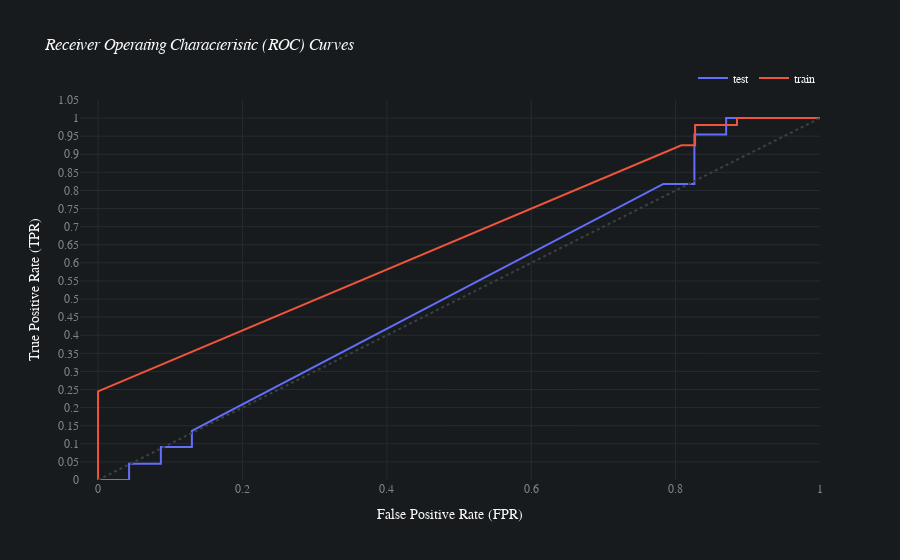

This figure's notebook cell:
### Code cell
batch.jobs[0].results[0].plot_roc_curve()

### Figure 1 — Plotly figure (JSON) as saved in the notebook; plotly's stock layout.template omitted (floating-point values rounded to 4 significant figures)
{"data": [{"hovertemplate": "split=test<br>fpr=%{x}<br>tpr=%{y}<extra></extra>", "legendgroup": "test", "line": {"color": "#636efa", "dash": "solid"}, "mode": "lines", "name": "test", "orientation": "v", "showlegend": true, "type": "scatter", "x": [0, 0.043, 0.043, 0.087, 0.087, 0.13, 0.13, 0.783, 0.826, 0.826, 0.87, 0.87, 1], "xaxis": "x", "y": [0, 0, 0.045, 0.045, 0.091, 0.091, 0.136, 0.818, 0.818, 0.955, 0.955, 1, 1], "yaxis": "y"}, {"hovertemplate": "split=train<br>fpr=%{x}<br>tpr=%{y}<extra></extra>", "legendgroup": "train", "line": {"color": "#EF553B", "dash": "solid"}, "mode": "lines", "name": "train", "orientation": "v", "showlegend": true, "type": "scatter", "x": [0, 0, 0, 0.808, 0.827, 0.827, 0.885, 0.885, 1], "xaxis": "x", "y": [0, 0.019, 0.245, 0.925, 0.925, 0.981, 0.981, 1, 1], "yaxis": "y"}], "layout": {"autosize": true, "font": {"color": "#FAFAFA", "family": "Avenir"}, "hoverlabel": {"bgcolor": "#0F0F0F", "font": {"family": "Avenir", "size": 15}}, "legend": {"orientation": "h", "title": {}, "tracegroupgap": 0, "x": 1, "xanchor": "right", "y": 1.02, "yanchor": "bottom"}, "paper_bgcolor": "#181B1E", "plot_bgcolor": "#181B1E", "shapes": [{"line": {"color": "#3b4043", "dash": "dot", "width": 2}, "type": "line", "x0": 0, "x1": 1, "y0": 0, "y1": 1}], "title": {"text": "<i>Receiver Operating Characteristic (ROC) Curves</i>"}, "xaxis": {"anchor": "y", "domain": [0, 1], "gridcolor": "#262B2F", "range": [-0.025, 1], "tick0": 0, "tickfont": {"color": "#818487"}, "title": {"text": "False Positive Rate (FPR)"}, "type": "linear", "zeroline": false}, "yaxis": {"anchor": "x", "domain": [0, 1], "dtick": 0.05, "gridcolor": "#262B2F", "range": [0, 1.05], "side": "left", "tick0": 0, "tickfont": {"color": "#818487"}, "tickmode": "linear", "title": {"text": "True Positive Rate (TPR)"}, "type": "linear", "zeroline": false}}}
